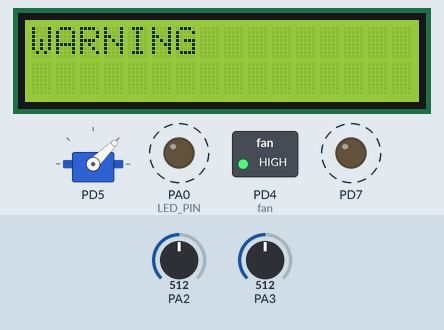
Recording of a program running on a simulated ATmega32, built with avr-gcc and emulated at 8 MHz. Parts: 16×2 character LCD, servo, switched loads named in the program (green lamp = pin HIGH), output pins drawn as LEDs (lit = HIGH). Wiring (inferred from the names in the program): character LCD (HD44780): RS PD0; R/W PD1; E PD2; data PC0, PC1, PC2, PC3, PC4, PC5, PC6, PC7. Dashed ring = blinking. The inputs (shaded band) are chosen by the test bench; at power-on: PA2 = 512, PA3 = 512. Servo pulses on a pin are drawn as a servo (544–2400 µs = 0–180°); pins used as bus, display or sensor lines are not drawn.

Above: at 2.92 s.
3.3 s: PA2 set to 110
8.9 s: PA2 set to 92
At 10.5 s:
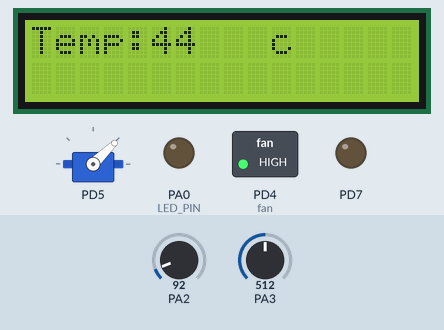
11.9 s: PA2 set to 122
At 14.4 s:
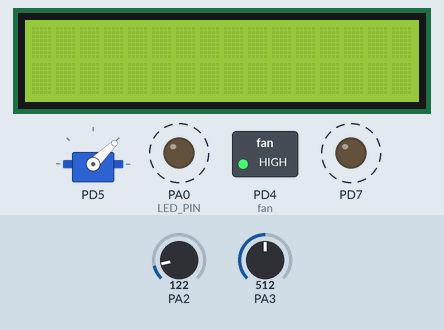
14.9 s: PA3 set to 76
17.9 s: PA3 set to 64
At 20.9 s:
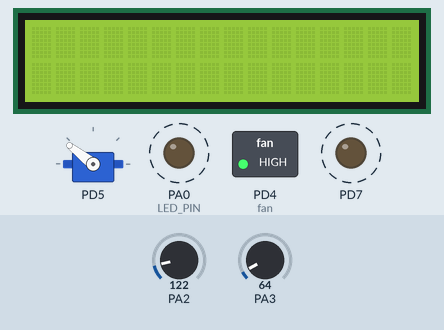
23.3 s: PA2 set to 60
At 24.7 s:
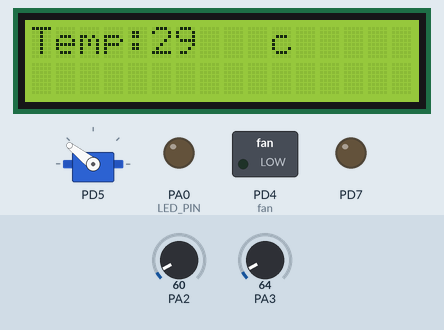
Timing chart, 0 to 26.3 s (numbered marks = the images above; inputs shaded):
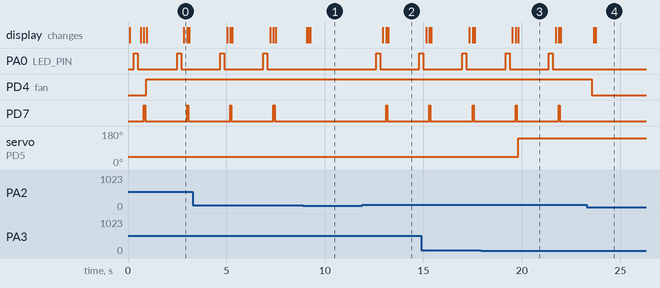

The program:

main.c
```c
/*
 * main.c
 *
 *  Created on: ??þ/??þ/????
 *      Author: DELL
 */

#include "../HAL/Lcd/lcd_cfg.h"
#include "../HAL/Lcd/lcd_int.h"
#include "../HAL/LED/LED_int.h"
#include "../HAL/TEMP_sensor/TEMP_sensor_int.h"
#include "../HAL/LDR/LDR_int.h"

#include "../HAL/SERVO_PWM/SERVO_int.h"
#include <avr/delay.h>
#include "../MCAL/DIO/DIO_int.h"
#include "../MCAL/DIO/DIO_pri.h"
#include "../MCAL/ADC/ADC_int.h"
#include "../MCAL/timer1_PWM/timer1PWM_int.h"


int main (void)
{
	LED_vid_init();
	LCD_vidInit();
	u32 temp,Light;
	LCD_vidInit();
	LM35_vid_init();
	SERVO_init_vid(PORTD,PIN5);
	timer1_FAST_PWM_init_vid();
	LDR_vid_init();

	LCD_vidSendCommand(LCD_CLEAR);

	DIO_SetPinDirection(PORTD,PIN7,OUTPUT);
	/*fan*/
	DIO_SetPinDirection(PORTD,PIN4,OUTPUT);


	while(1)
	{
		temp=u8ADC_Channel_Reading(CHANNEL2);
		temp= (temp*150*5)/(1023*1.5);


		if(temp<50)
		{
			if (temp>30)
			{
				DIO_SetPinValue(PORTD,PIN4,HIGH);
				DIO_SetPinValue(PORTD,PIN7,LOW);
				LCD_VidGotoRawCol(0,0);
				LCD_vidWriteString("Temp:");
				LCD_VidGotoRawCol(0,8);
				LCD_vid_num_to_str(temp);
				LCD_VidGotoRawCol(0,10);
				LCD_vidWriteChar('c');
				LED_vid_LOW();
			}
			else
			{
				DIO_SetPinValue(PORTD,PIN4,LOW);
				DIO_SetPinValue(PORTD,PIN7,LOW);
				LCD_VidGotoRawCol(0,0);
				LCD_vidWriteString("Temp:");
				LCD_VidGotoRawCol(0,8);
				LCD_vid_num_to_str(temp);
				LCD_VidGotoRawCol(0,10);
				LCD_vidWriteChar('c');
				LED_vid_LOW();
			}

		}

		else
		{
			LED_vid_toggle();
			LCD_VidGotoRawCol(0,0);
			LCD_vidWriteString("WARNING !! FIRE!!");
			DIO_SetPinValue(PORTD,PIN7,HIGH);
			_delay_ms(50);
			DIO_SetPinValue(PORTD,PIN7,LOW);
			_delay_ms(50);
			LCD_vidSendCommand(LCD_CLEAR);
			DIO_SetPinValue(PORTD,PIN4,HIGH);//fan

		}


		Light=u8ADC_Channel_Reading(CHANNEL3);
		if(Light>70)
		{
			Timer_set_dutyCycle(124);
			_delay_ms(1500);
		}
		else
		{
			Timer_set_dutyCycle(250);
				_delay_ms(1500);
		}
	}
	return 0;
}
```

LED_cfg.h
```c
/*
 * LED_cfg.h
 *
 *  Created on: ??þ/??þ/????
 *      Author: DELL
 */

#ifndef HAL_LED_LED_CFG_H_
#define HAL_LED_LED_CFG_H_

#define LED_PORT PORTA
#define LED_PIN PIN0

#endif /* HAL_LED_LED_CFG_H_ */
```

lcd_cfg.h
```c
/*
 * lcd_pri.h
 *
 *  Created on: ??þ/??þ/????
 *      Author: DELL
 */

#ifndef HAL_LCD_LCD_CFG_H_
#define HAL_LCD_LCD_CFG_H_


#define LCD_CTRL_PINS PORTD
#define LCD_DATA_PINS PORTC
#define LCD_RS_PIN PIN0
#define LCD_RW_PIN PIN1
#define LCD_EN_PIN PIN2

#endif /* HAL_LCD_LCD_CFG_H_ */
```

TEMP_sensor_cfg.h
```c
/*
 * TEMP_sensor_cfg.h
 *
 *  Created on: ??þ/??þ/????
 *      Author: DELL
 */

#ifndef HAL_TEMP_SENSOR_TEMP_SENSOR_CFG_H_
#define HAL_TEMP_SENSOR_TEMP_SENSOR_CFG_H_


#endif /* HAL_TEMP_SENSOR_TEMP_SENSOR_CFG_H_ */
```

LDR_int.h
```c
/*
 * LDR_int.h
 *
 *  Created on: ??þ/??þ/????
 *      Author: DELL
 */

#ifndef HAL_LDR_LDR_INT_H_
#define HAL_LDR_LDR_INT_H_

void LDR_vid_init(void);

u32 LDR_u32_value(u8 u8channelNumCopy );

#endif /* HAL_LDR_LDR_INT_H_ */
```

LDR_prg.c
```c
/*
 * LDR_prg.c
 *
 *  Created on: ??þ/??þ/????
 *      Author: DELL
 */
#include "../../LIB/STD_Types.h"

void LDR_vid_init(void)
{
	ADC_init();
}
u32 LDR_u32_value(u8 u8channelNumCopy )
{
	u32 Light;
	Light=u8ADC_Channel_Reading(u8channelNumCopy);
			return Light;
}
```

LED_int.h
```c
/*
 * LED_int.h
 *
 *  Created on: ??þ/??þ/????
 *      Author: DELL
 */

#ifndef HAL_LED_LED_INT_H_
#define HAL_LED_LED_INT_H_

void LED_vid_init(void);
void LED_vid_toggle(void);
void LED_vid_LOW(void);

#endif /* HAL_LED_LED_INT_H_ */
```

LED_prg.c
```c
/*
 * LED_prg.c
 *
 *  Created on: ??þ/??þ/????
 *      Author: DELL
 */
#include "../../MCAL/DIO/DIO_int.h"
#include "LED_cfg.h"
#include "avr/delay.h"
void LED_vid_init(void)
{
DIO_SetPinDirection(LED_PORT,LED_PIN,OUTPUT);
}

void LED_vid_toggle(void)
{
 DIO_SetPinValue(LED_PORT,LED_PIN,HIGH);
 _delay_ms(200);
 DIO_SetPinValue(LED_PORT,LED_PIN,LOW);
}

void LED_vid_LOW(void)
{
	 DIO_SetPinValue(LED_PORT,LED_PIN,LOW);
}
```

lcd_int.h
```c
/*
 * lcd_int.h
 *
 *  Created on: ??þ/??þ/????
 *      Author: DELL
 */
#include "../../LIB/STD_Types.h"

#ifndef HAL_LCD_LCD_INT_H_
#define HAL_LCD_LCD_INT_H_

#define  LCD_COL0 0x0
#define  LCD_COL1 0x1
#define  LCD_COL2 0x02
#define  LCD_COL3 0x03
#define  LCD_COL4 0x04
#define  LCD_COL5 0x05
#define  LCD_COL6 0x06
#define  LCD_COL7 0x07
#define  LCD_COL8 0x08
#define  LCD_COL9 0x09
#define  LCD_COL10 0xA
#define  LCD_COL11 0xB
#define  LCD_COL12 0xC
#define  LCD_COL13 0xD
#define  LCD_COL14 0xE
#define  LCD_COL15 0xF


#define  LCD_ROW0 0x0
#define  LCD_ROW1 0x1

#define LCD_CLEAR              0x01
#define LCD__HOME              0x02
#define LCD_ENTRY_MODE         0x06
#define LCD_DISPLAY_OFF        0x08
#define LCD_DISPLAY_ON         0x0C
#define LCD_FUNCTION_RESET     0x30
#define LCD_FUNCTION_SET_8BIT  0x38
#define LCD_SET_CURSOR         0x80
/*prototypes*/

void LCD_vidInit(void);

void LCD_vidSendCommand(u8 u8CmdCopy);

void LCD_vidWriteChar (u8 u8DataCopy);

void LCD_vidWriteString (u8* pu8StringCopy);

void LCD_VidGotoRawCol (u8 u8RawCopy, u8 u8ColCopy);

void LCD_vid_num_to_str(u8 u8NumCopy);

#endif /* HAL_LCD_LCD_INT_H_ */
```

lcd_prg.c
```c
/*
 * lcd_prg.c
 *
 *  Created on: ??þ/??þ/????
 *      Author: DELL
 */
#include "../../LIB/STD_Types.h"
#include "../../LIB/BIT_Math.h"
#include "../../MCAL/DIO/DIO_int.h"
#include "lcd_cfg.h"
#include "lcd_int.h"
#include <avr/delay.h>
#include <stdlib.h>

void LCD_vidInit(void)
{
  DIO_SetPORTDirection(LCD_DATA_PINS,OUTPUT);
  DIO_SetPinDirection(LCD_CTRL_PINS,LCD_RS_PIN,OUTPUT);
  DIO_SetPinDirection(LCD_CTRL_PINS,LCD_RW_PIN,OUTPUT);
  DIO_SetPinDirection(LCD_CTRL_PINS,LCD_EN_PIN,OUTPUT);
  _delay_ms(30);

  LCD_vidSendCommand(LCD__HOME);
  _delay_ms(15);

  LCD_vidSendCommand(LCD_FUNCTION_SET_8BIT);
  _delay_ms(1);
  LCD_vidSendCommand(LCD_DISPLAY_ON);
  _delay_ms(1);
  LCD_vidSendCommand(LCD_CLEAR);
  _delay_ms(15);
  LCD_vidSendCommand(LCD_ENTRY_MODE);
  _delay_ms(2);

}

void LCD_vidSendCommand(u8 u8CmdCopy)
{
	/*1- Set RS = LOW*/
DIO_SetPinValue(LCD_CTRL_PINS,LCD_RS_PIN,LOW);

   /*2- Set RW = LOW*/
DIO_SetPinValue(LCD_CTRL_PINS,LCD_RW_PIN,LOW);

  /*3- Set EN = HIGH*/
DIO_SetPinValue(LCD_CTRL_PINS,LCD_EN_PIN,HIGH);

  /*4- Set command on bus*/
DIO_SetPort_Value(LCD_DATA_PINS,u8CmdCopy);

  /*5- Set EN = LOW*/
DIO_SetPinValue(LCD_CTRL_PINS,LCD_EN_PIN,LOW);

  /*6- wait 5 ms-sec*/
 _delay_ms(5);

 /*7-Set EN = HIGH*/
 DIO_SetPinValue(LCD_CTRL_PINS,LCD_EN_PIN,HIGH);

 /*8- wait 10 ms-sec*/
 _delay_ms(10);


}

void LCD_vidWriteChar (u8 u8DataCopy)
{
	/*1- Set RS = LOW*/
DIO_SetPinValue(LCD_CTRL_PINS,LCD_RS_PIN,HIGH);

   /*2- Set RW = LOW*/
DIO_SetPinValue(LCD_CTRL_PINS,LCD_RW_PIN,LOW);

  /*3- Set EN = HIGH*/
DIO_SetPinValue(LCD_CTRL_PINS,LCD_EN_PIN,HIGH);

  /*4- Set command on bus*/
DIO_SetPort_Value(LCD_DATA_PINS,u8DataCopy);

  /*5- Set EN = LOW*/
DIO_SetPinValue(LCD_CTRL_PINS,LCD_EN_PIN,LOW);

  /*6- wait 5 ms-sec*/
 _delay_ms(5);

 /*7-Set EN = HIGH*/
 DIO_SetPinValue(LCD_CTRL_PINS,LCD_EN_PIN,HIGH);

 /*8- wait 10 ms-sec*/
 _delay_ms(10);
}

void LCD_vidWriteString (u8* pu8StringCopy)
{
u8 i=0;
while(pu8StringCopy[i]!='\0')
{
 LCD_vidWriteChar(pu8StringCopy[i]);
 i++;
 _delay_ms(2);
}
}
void LCD_VidGotoRawCol (u8 u8RawCopy, u8 u8ColCopy)

{u8 Address;
  switch(u8RawCopy)
  {
  case 0:     Address=u8ColCopy;               break;
  case 1:     Address=u8ColCopy+0x40;          break;
  /*if it 4*16*/
  case 2:     Address=u8ColCopy+0x10;          break;
  case 3:     Address=u8ColCopy+0x50;          break;
  }
  LCD_vidSendCommand(Address|LCD_SET_CURSOR );
}

void LCD_vid_num_to_str(u8 u8NumCopy)
{
	{
		u8 u8CharArr[3]={' '};
		for(u8 j=0;j<3;j++)
		{
			u8CharArr[j]=' ';
		}
		LCD_VidGotoRawCol(0,5);
	itoa(u8NumCopy,u8CharArr,10);
	for(u8 j=0;j<3;j++)
			{
		if(u8CharArr[j]<'0'||u8CharArr[j]>'9')
		{
			LCD_vidWriteChar(' ');
		}
		else
		{
			LCD_vidWriteChar(u8CharArr[j]);
		}
 			}
	}
}
```

SERVO_int.h
```c
/*
 * SERVO_int.h
 *
 *  Created on: ??þ/??þ/????
 *      Author: DELL
 */

#ifndef HAL_SERVO_PWM_SERVO_INT_H_
#define HAL_SERVO_PWM_SERVO_INT_H_

void SERVO_init_vid(u8 u8PortIdCopy,u8 u8PinIdCopy);

#endif /* HAL_SERVO_PWM_SERVO_INT_H_ */
```

SERVO_prg.c
```c
/*
 * SERVO.c
 *
 *  Created on: ??þ/??þ/????
 *      Author: DELL
 */
#include "../../MCAL/DIO/DIO_int.h"


void SERVO_init_vid(u8 u8PortIdCopy,u8 u8PinIdCopy)
{
DIO_SetPinDirection(u8PortIdCopy,u8PinIdCopy,OUTPUT);
}
```

TEMP_sensor_int.h
```c
/*
 * TEMP_sensor_int.h
 *
 *  Created on: ??þ/??þ/????
 *      Author: DELL
 */

#ifndef HAL_TEMP_SENSOR_TEMP_SENSOR_INT_H_
#define HAL_TEMP_SENSOR_TEMP_SENSOR_INT_H_

void LM35_vid_init(void);
u32 LM35_u16_value(u8 u8channelNumCopy );

#endif /* HAL_TEMP_SENSOR_TEMP_SENSOR_INT_H_ */
```

TEMP_sensor_prg.c
```c
/*
 * TEMP_sensor_prg.c
 *
 *  Created on: ??þ/??þ/????
 *      Author: DELL
 */

#include "../../LIB/STD_Types.h"
#include "../../LIB/BIT_Math.h"
#include "../../MCAL/DIO/DIO_int.h"
#include "TEMP_sensor_cfg.h"
#include "TEMP_sensor_int.h"
#include <avr/delay.h>

/*
 * steps:
 * 1- read temperature by volt
 * 2-asking ADC to convert it to digital
 * 2- transverse it to temp
 *      10 mv=1 C
 * 3-return with it
 */
void LM35_vid_init(void)
{
	ADC_init();
}
u32 LM35_u16_value(u8 u8channelNumCopy )
{
	u32 temp;
	temp=u8ADC_Channel_Reading(u8channelNumCopy);
	temp= (temp*150*5)/(1023*1.5);
			return temp;
}
```

BIT_Math.h
```c
/*
 * BIT_Math.h
 *
 *  Created on: ??þ/??þ/????
 *      Author: DELL
 */

#ifndef LIB_BIT_MATH_H_
#define LIB_BIT_MATH_H_
#define SET_BIT(VAR,BITNO) (VAR) |=(1<<(BITNO))
#define CLR_BIT(VAR,BITNO) (VAR) &=~(1<<(BITNO))
#define TOG_BIT(VAR,BITNO) (VAR) ^=(1<<(BITNO))
#define GET_BIT(VAR,BITNO) ((VAR) >>((BITNO))&1)


#endif /* LIB_BIT_MATH_H_ */
```

STD_Types.h
```c
/*
 * STD_Types.h
 *
 *  Created on: ??þ/??þ/????
 *      Author: DELL
 */

#ifndef LIB_STD_TYPES_H_
#define LIB_STD_TYPES_H_

typedef unsigned char u8;
typedef unsigned short int u16;
typedef unsigned long int u32;
typedef signed char s8;
typedef signed short int s16;
typedef signed long int s32;
typedef  float f32;
typedef  double f64;
typedef  long double f128;

#endif /* LIB_STD_TYPES_H_ */
```

ADC_int.h
```c
/*
 * ADC_int.h
 *
 *  Created on: ??þ/??þ/????
 *      Author: DELL
 */

#ifndef MCAL_ADC_ADC_INT_H_
#define MCAL_ADC_ADC_INT_H_

#define CHANNEL0 0
#define CHANNEL1 1
#define CHANNEL2 2
#define CHANNEL3 3
#define CHANNEL4 4
#define CHANNEL5 5
#define CHANNEL6 6
#define CHANNEL7 7


void ADC_init(void);

u32 u8ADC_Channel_Reading(u8 u8ChannelReadCopy);


#endif /* MCAL_ADC_ADC_INT_H_ */
```

ADC_prg.c
```c
/*
 * ADC_prg.c
 *
 *  Created on: ??þ/??þ/????
 *      Author: DELL
 */
#include "ADC_pri.h"
#include "../../LIB/STD_Types.h"
#include "../../LIB/BIT_Math.h"
u32 u8ADC_Channel_Reading(u8 u8ChannelReadCopy)
{
ADMUX&=0b11100000;
ADMUX|=u8ChannelReadCopy;

SET_BIT(ADCSRA,6);   /*start conversion*/
while(GET_BIT(ADCSRA,4)==0);
SET_BIT(ADCSRA,4); /*clear the flag==set the bit 1*/

return ADC_DATA;
}

void ADC_init(void)
{
	/*8 bit mode , aVcc ref voltage polling (not interrupt)*/
	    CLR_BIT(ADMUX,7);
		SET_BIT(ADMUX,6);
	/*activate left adjust mode*/
		CLR_BIT(ADMUX,5);
    /*prescaller division by 128*/
		SET_BIT(ADCSRA,0);
		SET_BIT(ADCSRA,1);
		SET_BIT(ADCSRA,2);

    /*ADC enable*/
		SET_BIT(ADCSRA,7);
}
```

ADC_pri.h
```c
/*
 * ADC_pri.h
 *
 *  Created on: ??þ/??þ/????
 *      Author: DELL
 */

#ifndef MCAL_ADC_ADC_PRI_H_
#define MCAL_ADC_ADC_PRI_H_

#define ADMUX  *((volatile u8*)0x27)
#define ADCSRA  *((volatile u8*)0x26)
#define ADCH  *((volatile u8*)0x25)
#define ADCL  *((volatile u8*)0x24)
#define ADC_DATA *((volatile u16*)0x24)
#endif /* MCAL_ADC_ADC_PRI_H_ */
```

DIO_int.h
```c
/*
 * DIO_int.h
 *
 *  Created on: ??þ/??þ/????
 *      Author: DELL
 */
#include  "../../LIB/STD_Types.h"
#ifndef MCAL_DIO_DIO_INT_H_
#define MCAL_DIO_DIO_INT_H_
/*PORT defines*/
#define PORTA 0
#define PORTB 1
#define PORTC 2
#define PORTD 3


/*PIN defines*/
#define PIN0 0
#define PIN1 1
#define PIN2 2
#define PIN3 3
#define PIN4 4
#define PIN5 5
#define PIN6 6
#define PIN7 7
/*PIN directions*/
#define INPUT 0
#define OUTPUT 1
/*PIN value options*/
#define LOW 0
#define HIGH 1


/*prototypes*/
/*set pin is input or output */
void DIO_SetPinDirection(u8 u8PortIdCopy,u8 u8PinIdCopy,u8 u8PinDirCopy);
/*if pin is output -set HIGH or LOW voltage*/
void DIO_SetPinValue (u8 u8PortIdCopy,u8 u8PinIdCopy,u8 u8PinValCopy);
/*if pin is input -get value*/
u8 DIO_GetPinValue (u8 u8PortIdCopy,u8 u8PinIdCopy);
void DIO_set_half_Port_dir(u8 u8PortIdCopy,u8 u8PinDirCopy);
void  DIO_SetPort_Value (u8 u8PortIdCopy,u8 u8PinValCopy);
void DIO_set_Fhalf_Port_Val(u8 u8PortIdCopy,u8 u8PinValCopy);

void DIO_SetPORTDirection (u8 u8PortIdCopy,u8 u8PinDirCopy);
#endif /* MCAL_DIO_DIO_INT_H_ */
```

DIO_prg.c
```c
/*
 * DIO_prg.c
 *
 *  Created on: ??þ/??þ/????
 *      Author: DELL
 */
/*library inclusion*/
#include "../../LIB/BIT_Math.h"
#include "../../LIB/STD_Types.h"
#include "DIO_int.h"

#include "DIO_pri.h"

/*function definetion*/

void DIO_SetPinDirection(u8 u8PortIdCopy,u8 u8PinIdCopy,u8 u8PinDirCopy)
{
	if((u8PortIdCopy <= PORTD) &&(u8PinIdCopy <= PIN7))
	{
		if (u8PinDirCopy == OUTPUT)
		{
			/*check on the reguired PORT number*/
			switch(u8PortIdCopy)
			{

			case PORTA : SET_BIT(DDRA_register,u8PinIdCopy);break;
			case PORTB : SET_BIT(DDRB_register,u8PinIdCopy);break;
			case PORTC : SET_BIT(DDRC_register,u8PinIdCopy);break;
			case PORTD : SET_BIT(DDRD_register,u8PinIdCopy);break;

			}
		}
		else if (u8PinDirCopy ==INPUT)
		{
			switch(u8PortIdCopy)
						{

						case PORTA : CLR_BIT(DDRA_register,u8PinIdCopy);break;
						case PORTB : CLR_BIT(DDRB_register,u8PinIdCopy);break;
						case PORTC : CLR_BIT(DDRC_register,u8PinIdCopy);break;
						case PORTD : CLR_BIT(DDRD_register,u8PinIdCopy);break;

						}
		}
		else
		{
			/*do nothing wrong value to set!*/
		}
	}else
	{
		/*do nothing error!*/
	}

}

void DIO_SetPinValue (u8 u8PortIdCopy,u8 u8PinIdCopy,u8 u8PinValCopy)
{
	if((u8PortIdCopy <= PORTD) &&(u8PinIdCopy <= PIN7))
		{
			if (u8PinValCopy == HIGH)
			{
				/*check on the reguired PORT number*/
				switch(u8PortIdCopy)
				{

				case PORTA : SET_BIT(PORTA_register,u8PinIdCopy);break;
				case PORTB : SET_BIT(PORTB_register,u8PinIdCopy);break;
				case PORTC : SET_BIT(PORTC_register,u8PinIdCopy);break;
				case PORTD : SET_BIT(PORTD_register,u8PinIdCopy);break;

				}
			}
			else if (u8PinValCopy ==LOW)
			{
				switch(u8PortIdCopy)
							{

							case PORTA : CLR_BIT(PORTA_register,u8PinIdCopy);break;
							case PORTB : CLR_BIT(PORTB_register,u8PinIdCopy);break;
							case PORTC : CLR_BIT(PORTC_register,u8PinIdCopy);break;
							case PORTD : CLR_BIT(PORTD_register,u8PinIdCopy);break;

							}
			}
			else
			{
				/*do nothing wrong value to set!*/
			}
		}else
		{
			/*do nothing error in the pin id or port id*/
		}
}
u8 DIO_GetPinValue (u8 u8PortIdCopy,u8 u8PinIdCopy)
{
	u8 u8ResultLocal;
	if((u8PortIdCopy <= PORTD) &&(u8PinIdCopy <= PIN7))
	{
		switch(u8PortIdCopy)
	    {
		            case PORTA :u8ResultLocal= GET_BIT(PORTA_register,u8PinIdCopy);break;
					case PORTB :u8ResultLocal= GET_BIT(PORTB_register,u8PinIdCopy);break;
					case PORTC :u8ResultLocal= GET_BIT(PORTC_register,u8PinIdCopy);break;
					case PORTD :u8ResultLocal= GET_BIT(PORTD_register,u8PinIdCopy);break;
	    }
	}
	else
	{
		u8ResultLocal=0xFF;

	}
	return u8ResultLocal;
}

void DIO_SetPORTDirection (u8 u8PortIdCopy,u8 u8PinDirCopy)
{
	u8 i=0;
	for(i=0;i<8;i++)
	{
		DIO_SetPinDirection ( u8PortIdCopy,i,u8PinDirCopy);
	}

}
void  DIO_SetPort_Value (u8 u8PortIdCopy,u8 u8PinValCopy)
{

		/* Check on the Required PORT Number */
		switch (u8PortIdCopy)
		{
			case     PORTA:PORTA_register =  u8PinValCopy; break;
			case     PORTB: PORTB_register =  u8PinValCopy; break;
			case     PORTC: PORTC_register = u8PinValCopy; break;
			case     PORTD: PORTD_register =  u8PinValCopy; break;
			default: /* Wrong Port ID */        break;
		}
}
void DIO_set_Fhalf_Port_dir(u8 u8PortIdCopy,u8 u8PinDirCopy)
{
	u8 i=0;
		for(i=0;i<4;i++)
		{
			DIO_SetPinDirection ( u8PortIdCopy,i,u8PinDirCopy);
		}

}

void DIO_set_Fhalf_Port_Val(u8 u8PortIdCopy,u8 u8PinValCopy)
{
	u8 i=0;
		for(i=0;i<4;i++)
		{
			DIO_SetPinValue ( u8PortIdCopy,i,u8PinValCopy);
		}
}
```

DIO_pri.h
```c
/*
 * DIO_pri.h
 *
 *  Created on: ??þ/??þ/????
 *      Author: DELL
 */

#ifndef MCAL_DIO_DIO_PRI_H_
#define MCAL_DIO_DIO_PRI_H_

/*Group A Registers*/
#define PORTA_register *((volatile u8*)0x3B)
#define DDRA_register *((volatile u8*)0x3A)
#define PINA_register *((volatile u8*)0x39)

/*Group B Registers*/
#define PORTB_register *((volatile u8*)0x38)
#define DDRB_register *((volatile u8*)0x37)
#define PINB_register *((volatile u8*)0x36)

/*Group C Registers*/
#define PORTC_register *((volatile u8*)0x35)
#define DDRC_register *((volatile u8*)0x34)
#define PINC_register *((volatile u8*)0x33)

/*Group D Registers*/
#define PORTD_register *((volatile u8*)0x32)
#define DDRD_register *((volatile u8*)0x31)
#define PIND_register *((volatile u8*)0x30)
#endif /* MCAL_DIO_DIO_PRI_H_ */
```

timer1PWM_int.h
```c
/*
 * timer0_int.h
 *
 *  Created on: ??þ/??þ/????
 *      Author: DELL
 */

#ifndef MCAL_TIMER1_PWM_TIMER1PWM_INT_H_
#define MCAL_TIMER1_PWM_TIMER1PWM_INT_H_


void timer1_FAST_PWM_init_vid(void);

void Timer_set_dutyCycle(u16 Copy_u8_OCR1);


#endif /* MCAL_TIMER1_PWM_TIMER1PWM_INT_H_ */
```

timer1PWM_pri.h
```c
/*
 * timer0_pri.h
 *
 *  Created on: ??þ/??þ/????
 *      Author: DELL
 */

#ifndef MCAL_TIMER1_PWM_TIMER1PWM_PRI_H_
#define MCAL_TIMER1_PWM_TIMER1PWM_PRI_H_

#define TCCR1A *((volatile u8*)0x4F)
#define TCCR1B *((volatile u8*)0x4E)

#define TCNT1H *((volatile u8*)0x4D)
#define TCNT1L *((volatile u8*)0x4C)

#define TCNT1 *((volatile u16*)0x4C)

#define ICR1L *((volatile u8*)0x46)
#define ICR1H *((volatile u8*)0x47)
#define ICR1 *((volatile u16*)0x46)

#define OCR1AH *((volatile u8*)0x4B)
#define OCR1AL *((volatile u8*)0x4A)
#define OCR1A *((volatile u16*)0x4A)

#define OCR1BH *((volatile u8*)0x49)
#define OCR1BL *((volatile u8*)0x48)
#define OCR1B  *((volatile u16*)0x48)


//void __vector_11(void) __attribute__((signal)); /*for time overflow for INT0*/


#endif /* MCAL_TIMER1_PWM_TIMER1PWM_PRI_H_ */
```

timer1_PWM_cfg.h
```c
/*
 * timer0_cfg.h
 *
 *  Created on: ??þ/??þ/????
 *      Author: DELL
 */

#ifndef MCAL_TIMER1_PWM_TIMER1_PWM_CFG_H_
#define MCAL_TIMER1_PWM_TIMER1_PWM_CFG_H_


/*PRESCALLER OPTIONS*/

#define scale_1024  1024
#define scale_256   256
#define scale_128   128
#define scale_64     64
#define scale_32     32
#define scale_1       1


#define prescale scale_64


#endif /* MCAL_TIMER1_PWM_TIMER1_PWM_CFG_H_ */
```

Source omitted: timer1_PWM_prg.c (554 bytes)

Measured:
- the behaviour switches between 103 and 102 on PA2 (found by bisection; images 0 and 1)
- the behaviour switches between 71 and 70 on PA3 (found by bisection; images 2 and 3)
- after the input at 8.9 s, PA0 (LED_PIN), PD7: stops changing and stays LOW; the display: first changes after 0.18 s (image 1 shows a later state)
- after the input at 11.9 s, PA0 (LED_PIN): LOW → HIGH after 0.69 s, → LOW 0.21 s later, → HIGH 2.0 s later; PD7: LOW → HIGH after 1.2 s, → LOW 0.05 s later; the display: first changes after 1.0 s (image 2 shows a later state)
- after the input at 17.9 s, servo on PD5: 44° → 142° after 1.9 s
- after the input at 23.3 s, PA0 (LED_PIN), PD7: stops changing and stays LOW; PD4 (fan): HIGH → LOW after 0.25 s; the display: first changes after 0.33 s (image 4 shows a later state)
- by itself, PA0 (LED_PIN): alternates HIGH for 0.21 s and LOW for 2.0 s
- by itself, PD7: alternates HIGH for 0.05 s and LOW for 2.1 s
